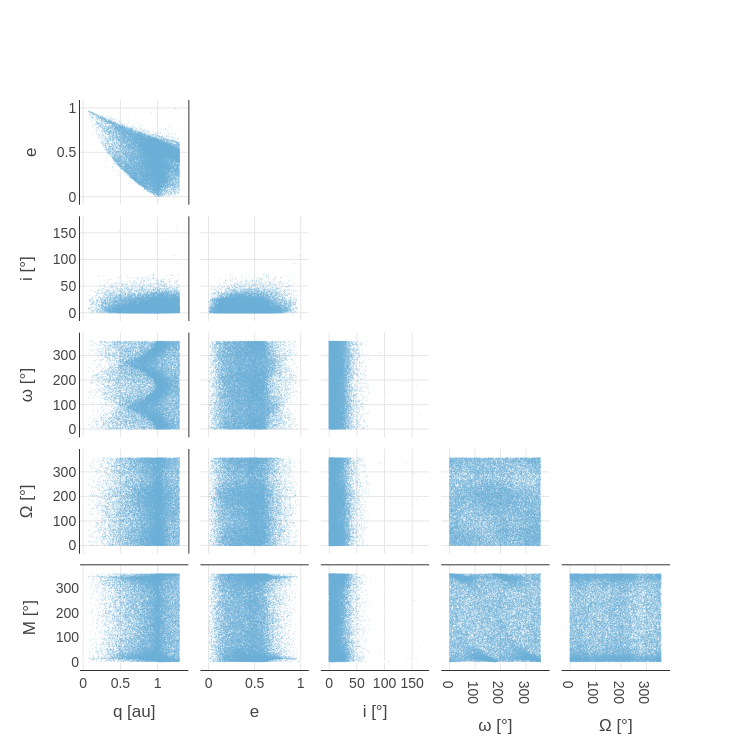

Notebook cell for this chart:
### Code cell
q_neos = np.array(neos['q'])
e_neos = np.array(neos['e'])
i_neos = np.array(neos['i'])
om_neos = np.array(neos['om'])
w_neos = np.array(neos['w'])
ma_neos = np.array(neos['ma'])

fig = go.Figure()

# NEOS
fig.add_trace(go.Splom(
    dimensions=[
        dict(label='q [au]', values=q_neos),
        dict(label='e', values=e_neos),
        dict(label='i [°]', values=i_neos), 
        dict(label='ω [°]', values=w_neos), 
        dict(label='Ω [°]', values=om_neos), 
        dict(label='M [°]', values=ma_neos)
    ],
    name="NEOs",
    showupperhalf=False,
    diagonal_visible=False,
    marker=dict(color="#6baed6", size=1, opacity=0.4)
))

# Layout minimalista
fig.update_layout(
    title_x=0.5,
    width=750,
    height=750,
    font=dict(family="Arial", color="#444444", size=14),
    plot_bgcolor='white',
    paper_bgcolor='white',
    dragmode='select',
    hovermode='closest',
    legend=dict(
        x=0.8, y=1.05,
        bgcolor='rgba(0,0,0,0)',
        borderwidth=0
    )
)

# Ajuste de ejes para estilo limpio
for axis in ['xaxis', 'xaxis2', 'xaxis3', 'xaxis4', 'xaxis5', 'yaxis', 'yaxis2', 'yaxis3', 'yaxis4', 'yaxis5']:
    fig.update_layout({axis: dict(
        showline=True,
        linewidth=1,
        linecolor="#333333",
        mirror=True,
        showgrid=True,
        gridcolor="#e6e6e6",
        zeroline=False
    )})

fig.show()

### Figure 1 — Plotly figure (JSON) as saved in the notebook; plotly's stock layout.template omitted (floating-point values rounded to 4 significant figures; data arrays with more than 128 entries replaced by an {"elided": "..."} marker saying what was removed)
{"data": [{"diagonal": {"visible": false}, "dimensions": [{"label": "q [au]", "values": {"elided": "34324 float values"}}, {"label": "e", "values": {"elided": "34324 float values"}}, {"label": "i [°]", "values": {"elided": "34324 float values"}}, {"label": "ω [°]", "values": {"elided": "34324 float values"}}, {"label": "Ω [°]", "values": {"elided": "34324 float values"}}, {"label": "M [°]", "values": {"elided": "34324 float values"}}], "marker": {"color": "#6baed6", "opacity": 0.4, "size": 1}, "name": "NEOs", "showupperhalf": false, "type": "splom"}], "layout": {"dragmode": "select", "font": {"color": "#444444", "family": "Arial", "size": 14}, "height": 750, "hovermode": "closest", "legend": {"bgcolor": "rgba(0,0,0,0)", "borderwidth": 0, "x": 0.8, "y": 1.05}, "paper_bgcolor": "white", "plot_bgcolor": "white", "title": {"x": 0.5}, "width": 750, "xaxis": {"gridcolor": "#e6e6e6", "linecolor": "#333333", "linewidth": 1, "mirror": true, "showgrid": true, "showline": true, "zeroline": false}, "xaxis2": {"gridcolor": "#e6e6e6", "linecolor": "#333333", "linewidth": 1, "mirror": true, "showgrid": true, "showline": true, "zeroline": false}, "xaxis3": {"gridcolor": "#e6e6e6", "linecolor": "#333333", "linewidth": 1, "mirror": true, "showgrid": true, "showline": true, "zeroline": false}, "xaxis4": {"gridcolor": "#e6e6e6", "linecolor": "#333333", "linewidth": 1, "mirror": true, "showgrid": true, "showline": true, "zeroline": false}, "xaxis5": {"gridcolor": "#e6e6e6", "linecolor": "#333333", "linewidth": 1, "mirror": true, "showgrid": true, "showline": true, "zeroline": false}, "yaxis": {"gridcolor": "#e6e6e6", "linecolor": "#333333", "linewidth": 1, "mirror": true, "showgrid": true, "showline": true, "zeroline": false}, "yaxis2": {"gridcolor": "#e6e6e6", "linecolor": "#333333", "linewidth": 1, "mirror": true, "showgrid": true, "showline": true, "zeroline": false}, "yaxis3": {"gridcolor": "#e6e6e6", "linecolor": "#333333", "linewidth": 1, "mirror": true, "showgrid": true, "showline": true, "zeroline": false}, "yaxis4": {"gridcolor": "#e6e6e6", "linecolor": "#333333", "linewidth": 1, "mirror": true, "showgrid": true, "showline": true, "zeroline": false}, "yaxis5": {"gridcolor": "#e6e6e6", "linecolor": "#333333", "linewidth": 1, "mirror": true, "showgrid": true, "showline": true, "zeroline": false}}}
